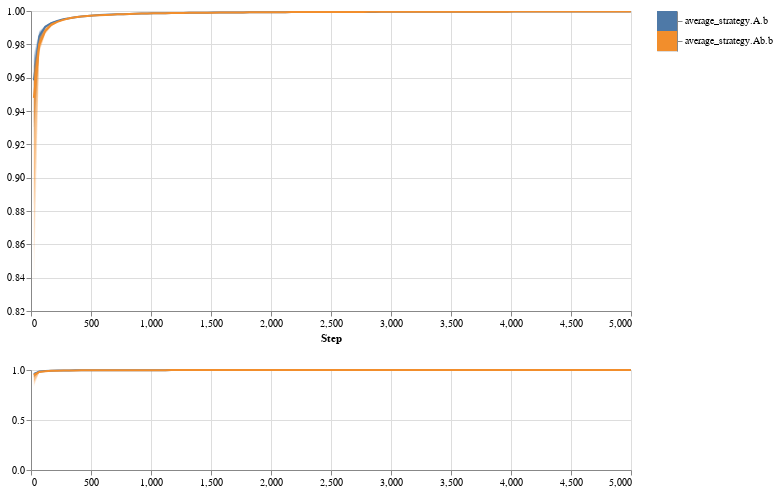

The code cell stored with this chart in its notebook:
### Code cell
analytics.distribution(ind.average_strategy_A_b + ind.average_strategy_Ab_b,
                      width=600, height=300)
